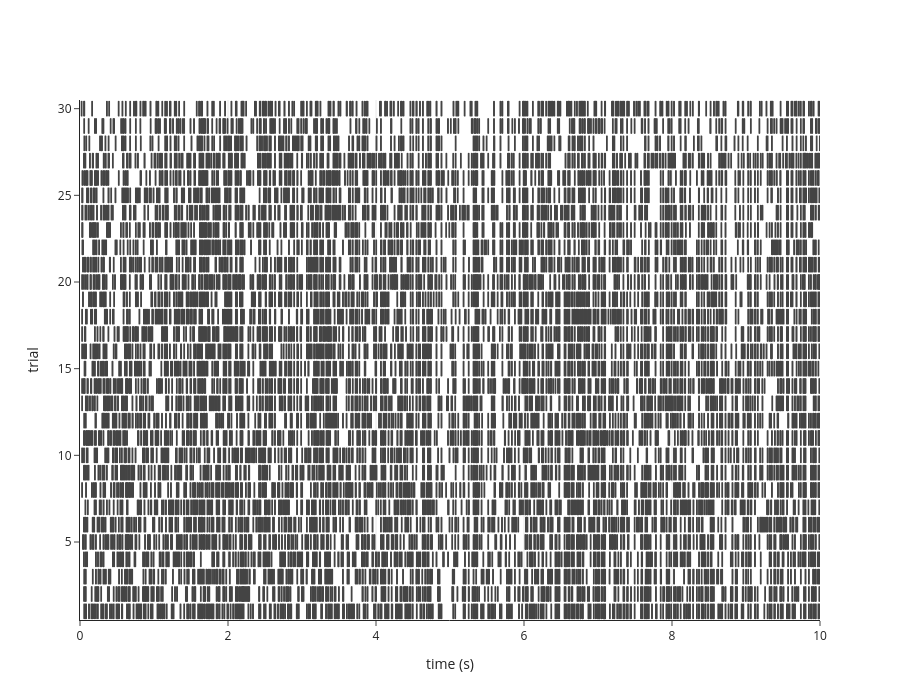

Write notebook code for a chart like this one.
### Code cell
# make zoomable raster plot

fig = go.Figure()

fig.add_trace(
    go.Scattergl(
        x=spikeTimes,
        y=trialNum+1,
        mode="markers",
        marker=dict(
            symbol="line-ns",   # vertical line marker
            size=10,            # controls spike height
            line=dict(width=1.5),
        ),
        hovertemplate=(
            "time: %{x:.3f} s<br>"
            "trial: %{y}<extra></extra>"
        ),
    )
)

fig.update_layout(
    template="simple_white",
    width=900,
    height=700,
    xaxis=dict(
        title="time (s)",
        range=[0, 10],
        showgrid=True,
        zeroline=False,
    ),
    yaxis=dict(
        title="trial",
        range=[0.5, 30.5],
        dtick=5,
    ),
)

fig.show()

### Figure 1 — Plotly figure (JSON) as saved in the notebook; plotly's stock layout.template omitted (floating-point values rounded to 4 significant figures; data arrays with more than 128 entries replaced by an {"elided": "..."} marker saying what was removed)
{"data": [{"hovertemplate": "time: %{x:.3f} s<br>trial: %{y}<extra></extra>", "marker": {"line": {"width": 1.5}, "size": 10, "symbol": "line-ns"}, "mode": "markers", "type": "scattergl", "x": {"elided": "10443 float values"}, "y": {"elided": "10443 int values"}}], "layout": {"height": 700, "width": 900, "xaxis": {"range": [0, 10], "showgrid": true, "title": {"text": "time (s)"}, "zeroline": false}, "yaxis": {"dtick": 5, "range": [0.5, 30.5], "title": {"text": "trial"}}}}
